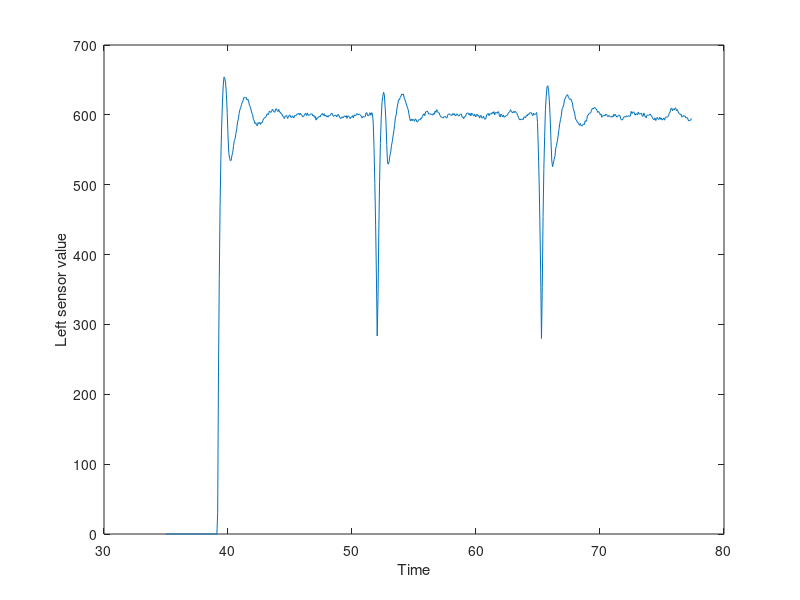

Reproduce this figure in MATLAB.
load('speed5.mat')
stored_all_sensor_values = stored_all_sensor_values(196:end,:);
plot(stored_all_sensor_values(:,9),stored_all_sensor_values(:,1))
xlabel('Time')
ylabel('Left sensor value')